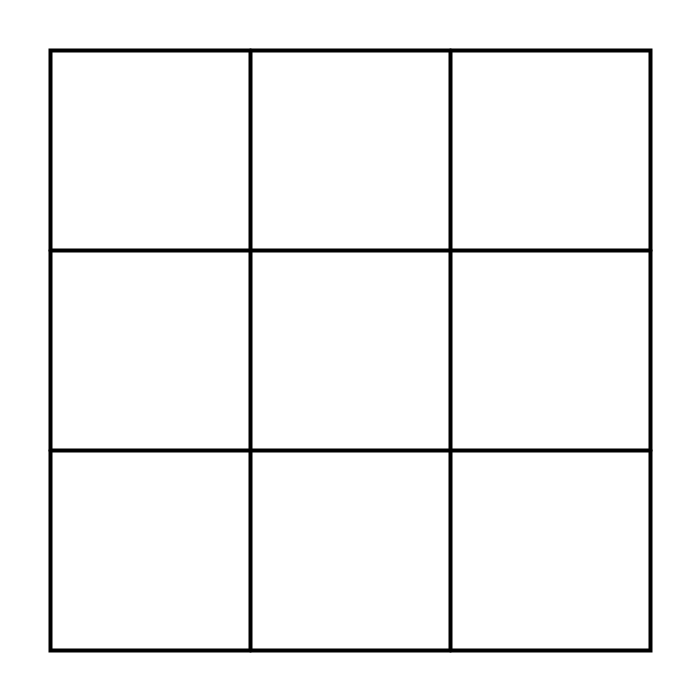
Frame 1 (no input)
Frame 60 (the mouse pressed at the canvas centre just before this capture): identical to frame 1, image omitted
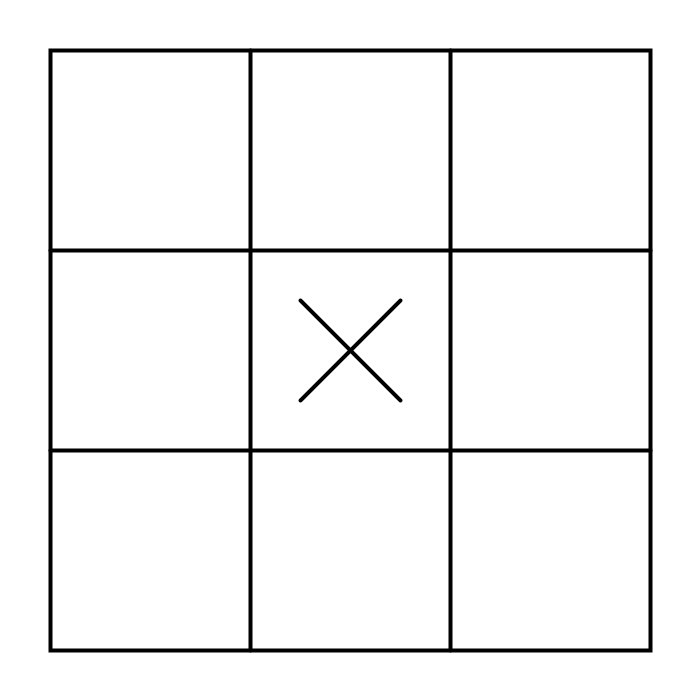
Frame 120 (the mouse held since frame 60 and released just before this capture)

The Processing sketch that drew these frames (run headless with seeded random() and noise(); from frame 60 on, the mouse is pressed at the canvas centre):

// Processing sketch: min_tic_tac_toe_SP1
// ── min_tic_tac_toe_SP1.pde
TicTacToe game = new TicTacToe();

void setup() {
  size(700, 700);
  strokeWeight(4);
  stroke(0);
}

void draw() {
  background(255);
  game.drawBoard(); // Tegner spillepladen
}

void mousePressed() {
  int row = (mouseY - 50) / 200; // Beregner hvilken række man klikker på
  int col = (mouseX - 50) / 200;  // Beregner hvilken kolonne der bliver klikket på
  if (row >= 0 && row < 3 && col >= 0 && col < 3) {  // Tjekker om klikket er inden for brættet
    game.play(row, col);   //Spiller på den valgte position
  }
}

// ── TicTacToe.pde
class TicTacToe {
  int[][] board = new int[3][3]; // Jeg opretter et 3x3 spillebræt
  boolean playerTurn = true;  // Jeg holder styr på hvis tur det er (true for spiller 1, false for spiller 2)


  void play(int row, int col) {
    if (board[row][col] == 0) { // Tjekker om feltet er tomt
      board [row] [col] = playerTurn ? 1:2; // Sæt kryds eller bolle afhængigt af hvem der har turen
      playerTurn = !playerTurn; // Skift turen (true bliver false, og omvendt)
    }
  }

  void drawBoard() {
    drawGrid();  //Tegner spillepladen
    drawPieces();  //Tegner X og O på spillepladen
  }

  void drawGrid() {
    rect(50, 50, 600, 600);   // Tegner den ydre firkant (spillebrættet)
    line(250, 50, 250, 650);  // Vertikal linje 1
    line(450, 50, 450, 650);  // Vertikal linje 2
    line(50, 250, 650, 250);  // Horisontal linje 1
    line(50, 450, 650, 450);  // Horisontal linje 2
  }

  void drawPieces() {
    for (int row = 0; row < 3; row++) {
      for (int col = 0; col < 3; col++) {
        if (board[row][col] == 1) {
          drawX(150 + col * 200, 150 + row * 200);  // Tegner X på den rigtige plads
        } else if (board[row][col] == 2) {
          drawO(150 + col * 200, 150 + row * 200);  // Tegner O på den rigtige plads
        }
      }
    }
  }

  void drawX(float x, float y) {
    line(x - 50, y - 50, x + 50, y + 50); // Diagonal linje 1 for X
    line(x + 50, y - 50, x - 50, y + 50);  // Diagonal linje 2 for X
  }

  void drawO(float x, float y) {
    noFill();  
    ellipse(x, y, 100, 100); // Tegner O som en cirkel
  }
}
